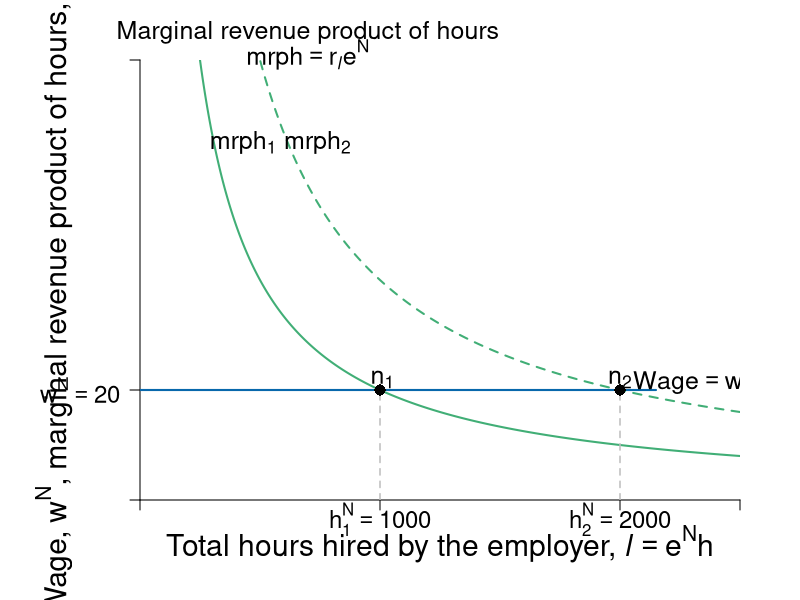

This figure's R source:
require(shape, rootSolve)

#define functions

MRP<-function(n){
  20000/n
}
MRP2<-function(n){
  40000/n
}

#Set parameters for graphics
axislabelsize <- 1.8
labelsize <- 1.5
namesize <- 1.8
annotatesize <- 1.5
graphlinewidth <- 2
segmentlinewidth <- 1.5

COL <- c("#7fc97f", "#beaed4", "#fdc086", "#ffff99", "#386cb0", "#f0027f", "#bf5b17", "#666666")
COLA <- c("#e0f3db", "#99d8c9","#66c2a4","#41ae76", "#238b45", "#005824")
COLB <- c("#4eb3d3", "#2b8cbe", "#0868ac","#084081")
grays <- gray.colors(25, start = 1, end = 0)


ylims <- c(0, 80)
xlims <- c(0, 2500)
npts <- 501
x <- seq(xlims[1], xlims[2], length.out = npts)
y <- seq(ylims[1], ylims[2], length.out = npts) 

# ----
# first plot: competitive vs monopsony
pdf(file = "employment/employment_mrp_effort_nonlinear2.pdf", width = 10, height = 8)
par(mar =  c(5, 7, 3, 3))

#Notice the plot starts at x = 0.2 not 0
plot(xlims[1], 0, xlim = xlims, ylim = ylims, type = "n",
     xlab = expression(paste("")),
     ylab = expression(paste("")), 
     xaxt = "n", 
     yaxt = "n", 
     cex.lab = axislabelsize, 
     bty = "n", 
     xaxs="i", 
     yaxs="i"
)

# ticksx <- seq(from = 0, to = xlims[2], by = 0.2)
# xlabels <- seq(from = 0, to = xlims[2], by = 0.2)
# ticksy <- seq(from = 0, to = ylims[2], by = 2)
# ylabels <- seq(from = 0, to = ylims[2], by = 2)

ticksx <- c(xlims[1], 1000, 2000, xlims[2])
xlabels <- c(NA, expression(paste(h[1]^{N}==1000)),expression(paste(h[2]^{N}==2000)), NA)
ticksy <- c(ylims[1], 20, ylims[2])
ylabels <- c(NA, expression(paste(w^N == 20)),NA)

axis(1, at = ticksx, pos = 0, labels = xlabels, cex.axis = axislabelsize*0.8)
axis(2, at = ticksy, pos = xlims[1], labels = ylabels, las = 1, cex.axis = axislabelsize*0.8)

npts <- 500 
xx2 <- seq(xlims[1], xlims[2], length.out = npts)

#Draw the graphs
lines(xx2, MRP(xx2), col = COLA[4], lwd = graphlinewidth)
lines(xx2, MRP2(xx2), lty = 2, col = COLA[4], lwd = graphlinewidth)


#Axis labels
#mtext(expression(paste("Total hours hired by the employer, ", h)), side = 1, line = 2.5, cex = axislabelsize)
text(0.5*xlims[2], -8, expression(paste("Total hours hired by the employer, ", italic(l) == e^N*h)), xpd = TRUE, cex = axislabelsize) 
text(-360, 0.5*ylims[2], expression(paste("Wage, ", w^N, ", marginal revenue product of hours, ", r[italic(l)]*e^N )), xpd = TRUE, cex = axislabelsize, srt = 90) 


#add segments
segments(0, 20, 2150, 20, lty = 1, col = COLB[3], lwd = graphlinewidth)
segments(1000, 0, 1000, 20, lty = 2, col = "gray", lwd = segmentlinewidth)
segments(2000, 0, 2000, 20, lty = 2, col = "gray", lwd = segmentlinewidth)

## add points

points(1000, 20, pch = 16, col = "black", cex = 1.5)
points(2000, 20, pch = 16, col = "black", cex = 1.5)

# label points
text(1000 + 10, 22, expression(paste(n[1])), cex = labelsize)
text(2000 , 22, expression(paste(n[2])), cex = labelsize)



# add labels to graphs
text(430, 65, expression(paste(mrph[1])), cex = labelsize)
text(740, 65, expression(paste(mrph[2])), cex = labelsize)
text(2310, 22, expression(paste(Wage == w^N)), cex = labelsize)

text(700, 85, expression(paste("Marginal revenue product of hours")), cex = labelsize, xpd = TRUE)
text(700, 81, expression(paste(mrph == r[italic(l)]*e^N)), cex = labelsize, xpd = TRUE)

#text(0.58, ACL(0.85) - 1.1, "Minimum wage", cex = axislabelsize)
#text(0.58, ACL(0.85) - 1.6, "not binding", cex = axislabelsize)

# text(0.85, 3.7, "Competitive", cex = axislabelsize)
# text(0.85, 3.2, "Marginal cost", cex = axislabelsize)
# text(0.85, 2.7, "of labor", cex = axislabelsize)
# text(0.85, 2.2, expression(paste( (mcl[C]) )), cex = axislabelsize)

dev.off()
